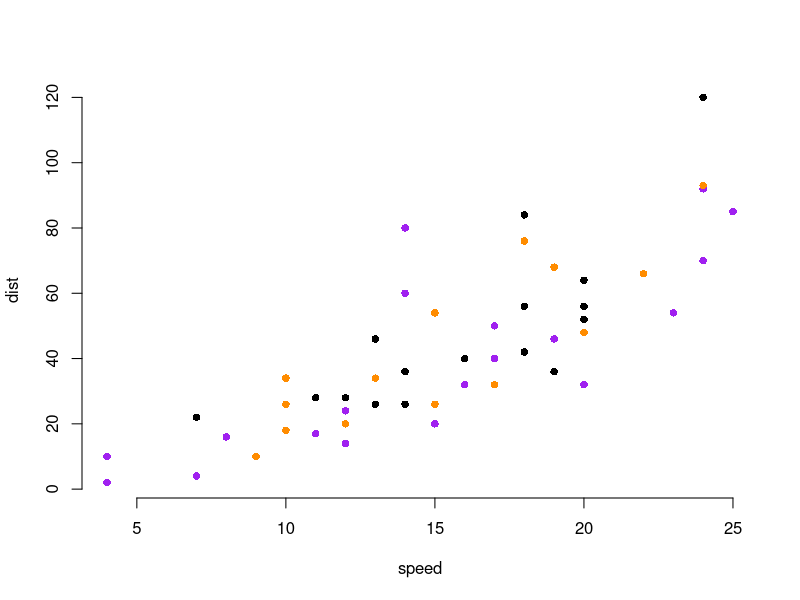
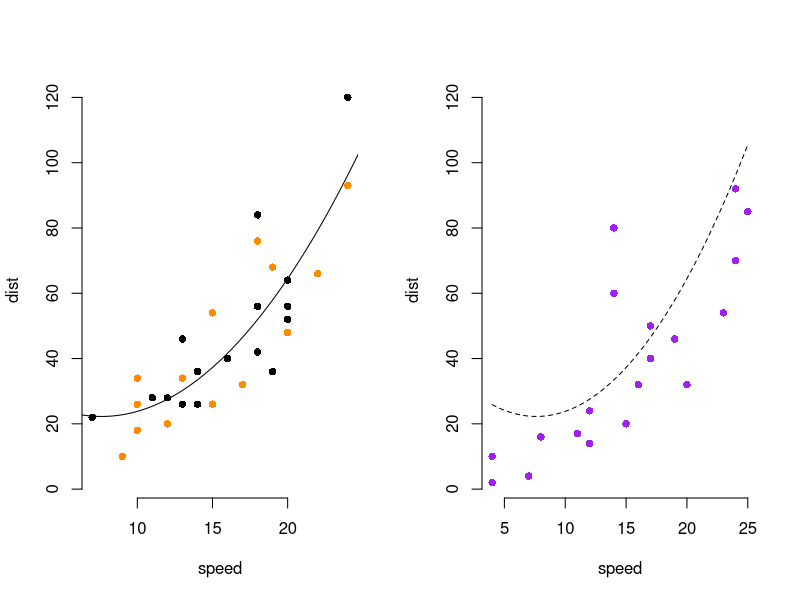
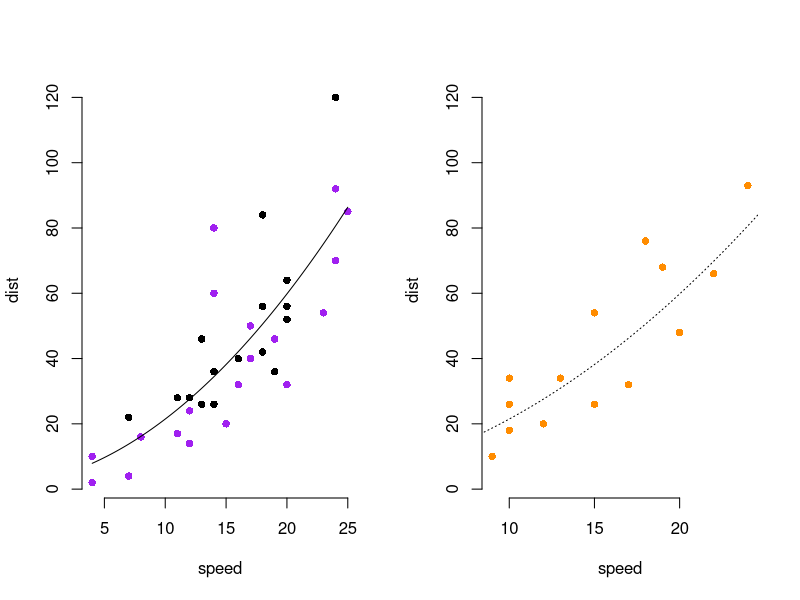
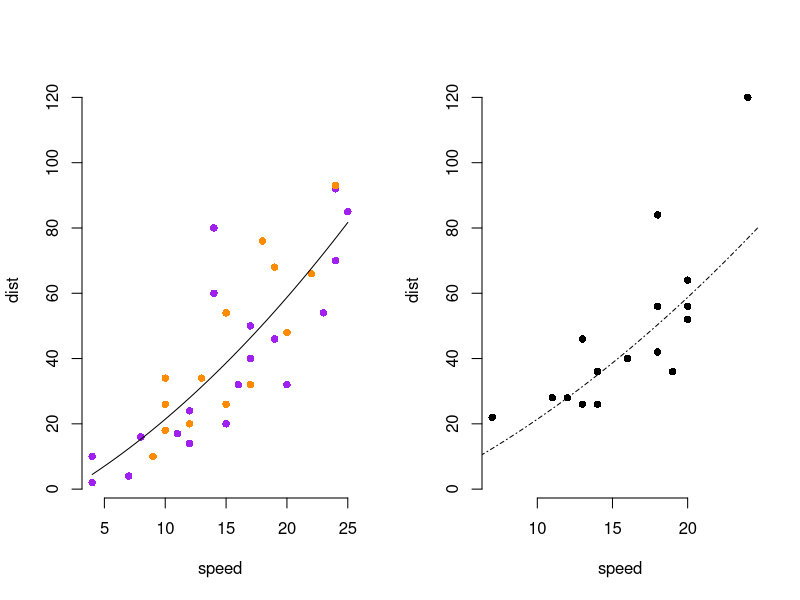

Here is the R script that generated these plots, in order:
## ---- chunk 1
# import the speed-vs-stopping-distance data
data(cars)

# standard plotting parameters
ylim = range( cars$dist )
xx = seq( min(cars$speed), max(cars$speed), length.out=200 )

# randomly create three folds
fold = sample(c("black", "purple", "darkorange"), size=nrow(cars), replace=TRUE)
plot( cars, col=fold, bty='n', pch=16, ylim=ylim )

# plot a held-out model and the predictions
cv3fm1 = lm( dist ~ poly(speed, 2), data=cars[fold != "purple", ])
layout( matrix(1:2, 1, 2) )
plot(cars[ fold != 'purple', ], bty='n', col=fold[ fold != 'purple'], pch=16, ylim=ylim )
lines( x=xx, y=predict(cv3fm1, data.frame(speed=xx)))

plot( cars[fold == 'purple', ], bty='n', col=fold[ fold == 'purple'], pch=16, ylim=ylim )
lines( x=xx, y=predict(cv3fm1, data.frame(speed=xx)), lty=2)


# plot a held-out model and the predictions
cv3fm2 = lm( dist ~ poly(speed, 2), data=cars[fold != "darkorange", ])
layout( matrix(1:2, 1, 2) )
plot(cars[ fold != 'darkorange', ], bty='n', col=fold[ fold != 'darkorange'], pch=16, ylim=ylim )
lines( x=xx, y=predict(cv3fm2, data.frame(speed=xx)))

plot( cars[fold == 'darkorange', ], bty='n', col=fold[ fold == 'darkorange'], pch=16, ylim=ylim )
lines( x=xx, y=predict(cv3fm2, data.frame(speed=xx)), lty=3)


# plot a held-out model and the predictions
cv3fm3 = lm( dist ~ poly(speed, 2), data=cars[fold != "black", ])
layout( matrix(1:2, 1, 2) )
plot(cars[ fold != 'black', ], bty='n', col=fold[ fold != 'black'], pch=16, ylim=ylim )
lines( x=xx, y=predict(cv3fm3, data.frame(speed=xx)))

plot( cars[fold == 'black', ], bty='n', col=fold[ fold == 'black'], pch=16, ylim=ylim )
lines( x=xx, y=predict(cv3fm3, data.frame(speed=xx)), lty=4)
